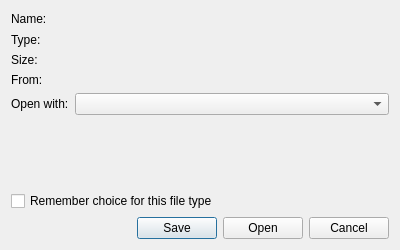
<?xml version="1.0" encoding="UTF-8"?>
<ui version="4.0">
 <class>Meerkat::TransferDialog</class>
 <widget class="QDialog" name="Meerkat::TransferDialog">
  <property name="geometry">
   <rect>
    <x>0</x>
    <y>0</y>
    <width>400</width>
    <height>250</height>
   </rect>
  </property>
  <property name="windowTitle">
   <string>Opening unknown file</string>
  </property>
  <layout class="QVBoxLayout" name="verticalLayout">
   <item>
    <layout class="QFormLayout" name="formLayout">
     <item row="0" column="0">
      <widget class="QLabel" name="nameLabel">
       <property name="text">
        <string>Name:</string>
       </property>
      </widget>
     </item>
     <item row="1" column="0">
      <widget class="QLabel" name="typeLabel">
       <property name="text">
        <string>Type:</string>
       </property>
      </widget>
     </item>
     <item row="2" column="0">
      <widget class="QLabel" name="sizeLabel">
       <property name="text">
        <string>Size:</string>
       </property>
      </widget>
     </item>
     <item row="3" column="0">
      <widget class="QLabel" name="fromLabel">
       <property name="text">
        <string>From:</string>
       </property>
      </widget>
     </item>
     <item row="4" column="0">
      <widget class="QLabel" name="openWithLabel">
       <property name="text">
        <string>Open with:</string>
       </property>
      </widget>
     </item>
     <item row="0" column="1">
      <layout class="QHBoxLayout" name="namelLayout">
       <item>
        <widget class="QLabel" name="iconLabel">
         <property name="minimumSize">
          <size>
           <width>16</width>
           <height>16</height>
          </size>
         </property>
         <property name="maximumSize">
          <size>
           <width>16</width>
           <height>16</height>
          </size>
         </property>
         <property name="text">
          <string/>
         </property>
        </widget>
       </item>
       <item>
        <widget class="Meerkat::TextLabelWidget" name="nameTextLabelWidget" native="true">
         <property name="sizePolicy">
          <sizepolicy hsizetype="Expanding" vsizetype="Preferred">
           <horstretch>0</horstretch>
           <verstretch>0</verstretch>
          </sizepolicy>
         </property>
        </widget>
       </item>
      </layout>
     </item>
     <item row="1" column="1">
      <widget class="Meerkat::TextLabelWidget" name="typeTextLabelWidget" native="true"/>
     </item>
     <item row="2" column="1">
      <widget class="Meerkat::TextLabelWidget" name="sizeTextLabelWidget" native="true"/>
     </item>
     <item row="3" column="1">
      <widget class="Meerkat::TextLabelWidget" name="fromTextLabelWidget" native="true"/>
     </item>
     <item row="4" column="1">
      <widget class="Meerkat::ApplicationComboBoxWidget" name="openWithComboBoxWidget"/>
     </item>
    </layout>
   </item>
   <item>
    <widget class="QCheckBox" name="rememberChoiceCheckBox">
     <property name="text">
      <string>Remember choice for this file type</string>
     </property>
    </widget>
   </item>
   <item>
    <widget class="QDialogButtonBox" name="buttonBox">
     <property name="orientation">
      <enum>Qt::Horizontal</enum>
     </property>
     <property name="standardButtons">
      <set>QDialogButtonBox::Cancel|QDialogButtonBox::Open|QDialogButtonBox::Save</set>
     </property>
    </widget>
   </item>
  </layout>
 </widget>
 <customwidgets>
  <customwidget>
   <class>Meerkat::TextLabelWidget</class>
   <extends>QWidget</extends>
   <header>src/ui/TextLabelWidget.h</header>
   <container>1</container>
  </customwidget>
  <customwidget>
   <class>Meerkat::ApplicationComboBoxWidget</class>
   <extends>QComboBox</extends>
   <header>src/ui/ApplicationComboBoxWidget.h</header>
  </customwidget>
 </customwidgets>
 <resources/>
 <connections/>
</ui>
